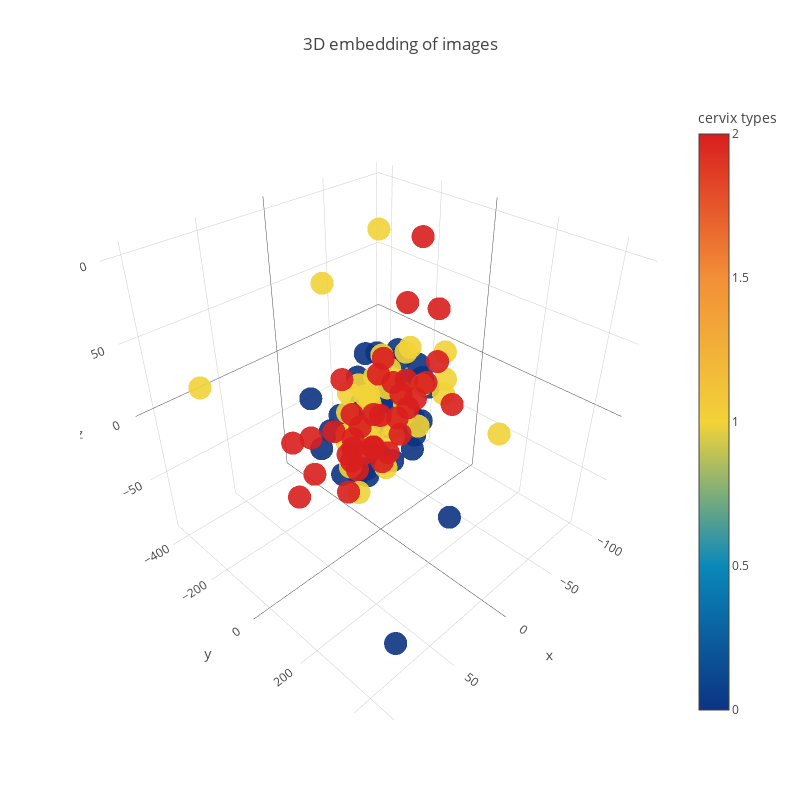

The notebook cell this image was saved under:
### Code cell
from sklearn import preprocessing

trace1 = go.Scatter3d(
    x=tsne[:,0],
    y=tsne[:,1],
    z=tsne[:,2],
    mode='markers',
    marker=dict(
        sizemode='diameter',
        color = preprocessing.LabelEncoder().fit_transform(all_image_types),
        colorscale = 'Portland',
        colorbar = dict(title = 'cervix types'),
        line=dict(color='rgb(255, 255, 255)'),
        opacity=0.9
    )
)

data=[trace1]
layout=dict(height=800, width=800, title='3D embedding of images')
fig=dict(data=data, layout=layout)
py.iplot(fig, filename='3DBubble')
